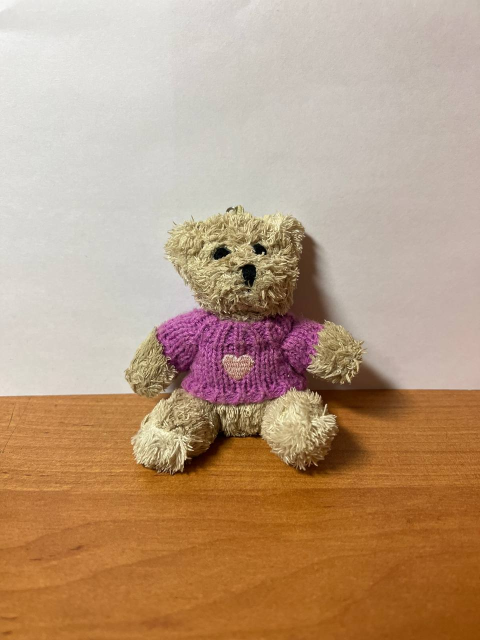
#> input picture Lab2/data/img_1.jpg, 960 x 1280 px, given in place of video.mp4, which was not available (shown at 1/2 size)
$ python only_python.py
#> lines starting #> are read from the running program, lines starting #| are printed output that depends on the picture; after the words box and inside, x2 and y2 are one past the last pixel; in counts of white or black regions, pixels touching at a corner belong together; pictures that were not available may be replaced by others from this repository, and a replacement may not be noted
import cv2 as cv
import time

video_path = '../Lab1/data/video.mp4'
img_size = (700, 400)
cap = cv.VideoCapture(video_path)
is_dilated = 0 # переменная состояния, какое окно выводить

while cap.isOpened():
    ret, img = cap.read()
#> img is the input picture: shape (1280, 960, 3); mean B, G, R 127.3, 154.8, 185.4
    if not ret:
        print('Не удается получить кадр!')
        break

    # бинаризация
    img_gray = cv.cvtColor(cv.resize(img, img_size),cv.COLOR_BGR2GRAY)
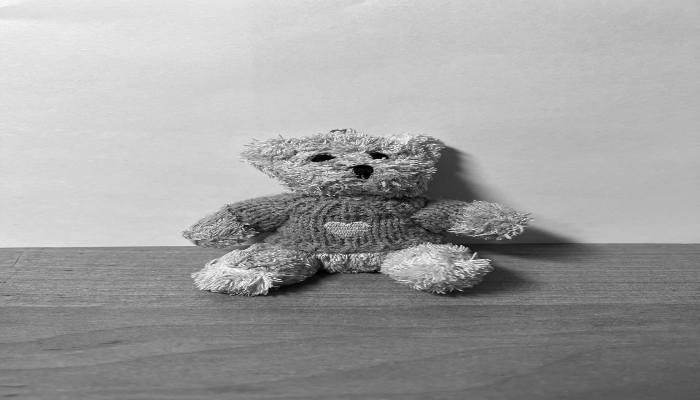
#> img_gray: shape (400, 700); min 0, max 250, mean 160.7
    ret, img_bin = cv.threshold(img_gray, 127, 255, cv.THRESH_BINARY)
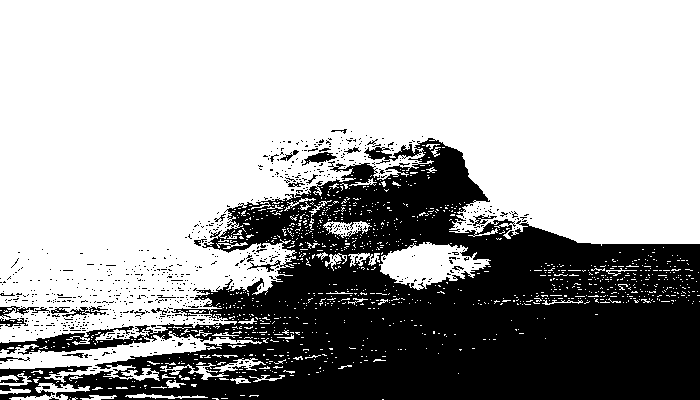
#> img_bin: shape (400, 700); 66.4% white; 725 black regions (699 under 20 px), largest, box (x1, y1, x2, y2) and area: (0, 138, 700, 400) 90401, (302, 152, 337, 166) 216, (62, 306, 108, 317) 172

    key = cv.waitKey(20)
#> (key q is pressed here)
    # завершить работу программы по клавише q
    if key == ord('q'):
        break
    elif key == ord('d'):
        is_dilated = (is_dilated + 1) % 2

    if is_dilated:
        # дилатация
        start = time.time()
        img_dilation = img_bin.copy()
        for x in range(img_bin.shape[0]): # высота
            for y in range(img_bin.shape[1]): # ширина
                if img_bin[x][y] == 255: # белый
                    for j in range(y-1, y+1+1):
                        for i in range(x-1, x+1+1):
                            if i >= 0 and i < len(img_dilation) and j >= 0 and j < len(img_dilation[0]):
                                img_dilation[i][j] = 255
        cv.imshow('frame', img_dilation)
        end = time.time()
        print(end-start)

    cv.imshow('frame', img_bin)

cap.release()
cv.destroyAllWindows()
